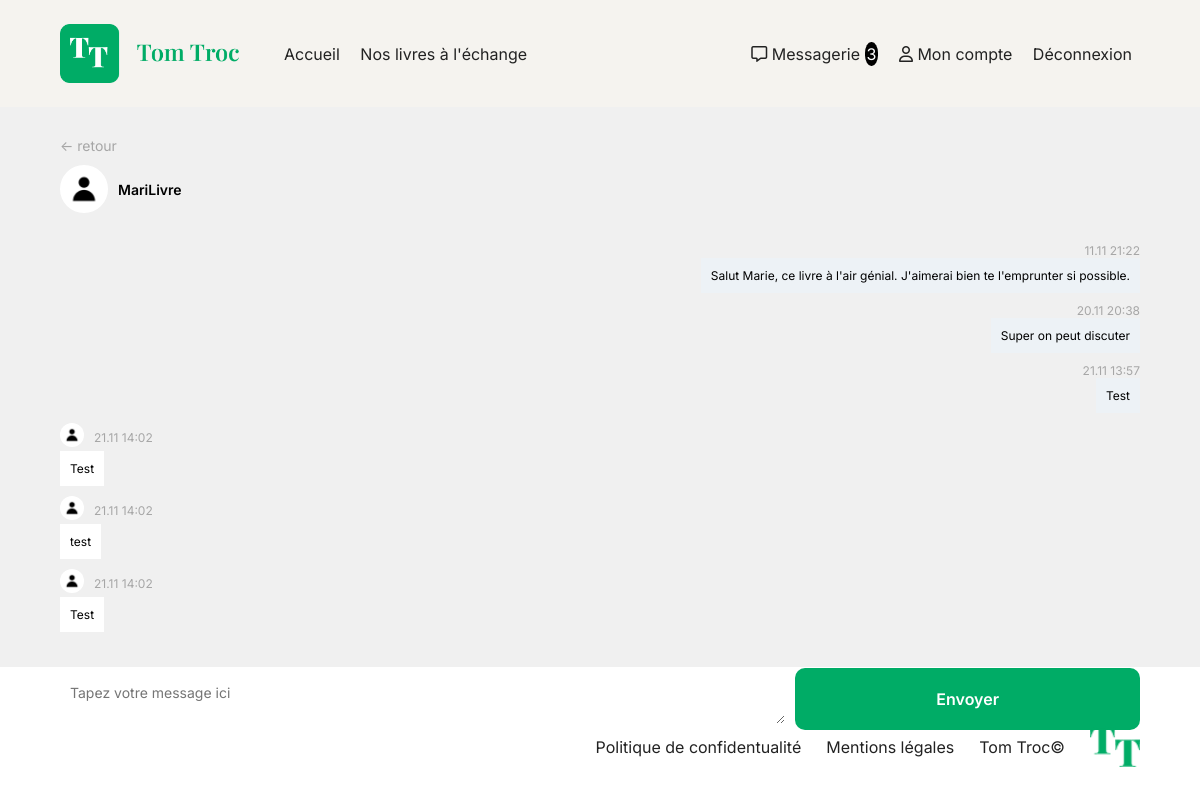
/index.php?action=conversation&id=2 (signed in), run on the app's committed database.
### tables this page shows
CREATE TABLE `messages` (
  `id` bigint(20) UNSIGNED NOT NULL,
  `conversation_id` bigint(20) UNSIGNED NOT NULL,
  `sender_id` bigint(20) UNSIGNED NOT NULL,
  `content` text NOT NULL,
  `created_at` datetime NOT NULL DEFAULT current_timestamp(),
  `read_at` datetime DEFAULT NULL
);

### views/View.php (called while the page is built, shortened)
<?php
class View
{
    public function render(string $viewName, array $params = []) : void
    {
        $viewPath = $this->buildViewPath($viewName);
        $content = $this->_renderViewFromTemplate($viewPath, $params);
    }
    private function buildViewPath(string $viewName) : string
    {
        $viewName = ltrim($viewName, '/');
        $path = TEMPLATE_VIEW_PATH . $viewName . '.php';
        return $path;
    }
    private function _renderViewFromTemplate(string $viewPath, array $params = []) : string
    {
        require $viewPath;
        return ob_get_clean();
    }
}

### controllers/MessageController.php (called while the page is built, shortened)
<?php
class MessageController
{
    private function requiredAuth(): int
    {
        return Utils::requireAuth();
    }
    public function showConversation(): void
    {
        $user_id = $this->requiredAuth();
        $conversation_id = (int)(Utils::request('id', 0));
        $conversationRepo = new ConversationRepository();
        $other_user_id    = $conversationRepo->getOtherUserId($conversation_id, $user_id);
        $userRepo   = new UserRepository();
        $other_user = $userRepo->findById($other_user_id);
        $messageRepo = new MessageRepository();
        $messages    = $messageRepo->getMessages($conversation_id);
        $view = new View('Tom Troc - Discussion');
        $view->render('discussion', [
            'messages'        => $messages,
            'conversation_id' => $conversation_id,
            'user_id'         => $user_id,
            'other_user_id'   => $other_user_id,
            'other_username'  => $other_user->getUsername(),
            'other_image_url' => $other_user->getImageUrl(),
        ]);
    }
}

### index.php (called while the page is built, shortened)
<?php
$action = Utils::request('action', 'home');
try {
    switch ($action) {
        case 'conversation':
            $messageController = new MessageController();
            $messageController->showConversation();
            break;
    }
} catch (Exception $e) {
    $view = new View('Troc Tom - Erreur');
    $view->render('error', ['message' => $e->getMessage()]);
}

### models/Repositories/DBManager.php (called while the page is built, shortened)
<?php
class DBManager
{
    private static $instance;
    private $db;
    private function __construct()
    {
        $this->db = new PDO('mysql:host=' . DB_HOST . ';dbname=' . DB_NAME . ';charset=utf8', DB_USER, DB_PASS);
        $this->db->setAttribute(PDO::ATTR_ERRMODE, PDO::ERRMODE_EXCEPTION);
        $this->db->setAttribute(PDO::ATTR_DEFAULT_FETCH_MODE, PDO::FETCH_ASSOC);
    }
    public static function getInstance() : DBManager
    {
        if (!self::$instance) {
            self::$instance = new DBManager();
        }
        return self::$instance;
    }
    public function getPDO() : PDO
    {
        return $this->db;
    }
}

### services/Utils.php (called while the page is built, shortened)
<?php
class Utils
{
    public static function request(string $key, $default = null) {
        return $_REQUEST[$key] ?? $default;
    }
    public static function requireAuth(): int {
        return (int)$_SESSION['user_id'];
    }
}

### models/Repositories/ConversationRepository.php (called while the page is built, shortened)
<?php
class ConversationRepository {
    private \PDO $pdo;
    public function __construct() {
        $this->pdo = DBManager::getInstance()->getPDO();
    }
    public function getOtherUserId(int $conversation_id, int $user_id) : ?int
    {
        $sql = "SELECT CASE
                    WHEN user1_id = :user_id THEN user2_id
                    WHEN user2_id = :user_id THEN user1_id
                    ELSE NULL
                END AS other_user_id
                FROM conversations
                WHERE id = :conversation_id";
        $statement = $this->pdo->prepare($sql);
        $statement->execute([
            ':conversation_id' => $conversation_id,
            ':user_id' => $user_id
        ]);
        $result = $statement->fetch();
        return $result ? (int)$result['other_user_id'] : null;
    }
}

### models/Repositories/MessageRepository.php (called while the page is built, shortened)
<?php
class MessageRepository
{
    private \PDO $pdo;
    public function __construct()
    {
        $this->pdo = DBManager::getInstance()->getPDO();
    }
    public function getMessages(int $conversation_id): array
    {
        $sql = "SELECT
                    m.id,
                    m.conversation_id,
                    m.sender_id,
                    m.content,
                    m.created_at,
                    m.read_at,
                    u.username AS sender_username
                FROM messages m
                JOIN users u ON m.sender_id = u.id
                WHERE m.conversation_id = :conversation_id
                ORDER BY m.created_at ASC";
        $statement = $this->pdo->prepare($sql);
        $statement->execute([':conversation_id' => $conversation_id]);
        $messages = $statement->fetchAll(PDO::FETCH_CLASS, Message::class);
        return $messages ?: [];
    }
}

### models/Entities/Message.php (called while the page is built, shortened)
<?php
class Message
{
    private int $sender_id;
    private string $content;
    private string $created_at;
    public function getSender_id(): int
    {
        return $this->sender_id;
    }
    public function getContent(): string
    {
        return $this->content;
    }
    public function getCreated_at(): string
    {
        return $this->created_at;
    }
}

### views/templates/discussion.php (the view, shortened to what this page needs)
<div class="discution-container">
    <a href="index.php?action=inbox" class="discution-goBack"><- retour</a>
    <div>
        <a href="index.php?action=publicProfile&user_id=<?= htmlspecialchars($other_user_id); ?>"  class="discution-otherUserInfo" >
            <img src="<?= htmlspecialchars($other_image_url ?? '../../images/profile-default.jpg') ?>" alt="Avatar" class="discussion-otherUserImg">
            <p class="discussion-otherUser"><?= htmlspecialchars($other_username) ?></p>
        </a>
    </div>
    <div class="discussion-messages-container" id="messagesContainer">
        <?php if (empty($messages)): ?>
            <p>Aucun message dans cette conversation.</p>
        <?php else: ?>
            <?php foreach ($messages as $message): ?>
                <?php
                    $isSent = ($message->getSender_id() === $user_id);
                    $formattedDate = '';
                    if ($message->getCreated_at()) {
                        $dt = new DateTime($message->getCreated_at());
                        $formattedDate = htmlspecialchars($dt->format('d.m H:i'));
                    }
                    $avatarUrl = $other_user_image_url ?? '../images/profile-default.jpg';
                ?>
                <div class="message-item <?= $isSent ? 'sent' : 'received'; ?>">
                    <?php if ($isSent): ?>
                        <div class="message-bubble sent-bubble">
                            <span class="message-time">
                                <?= $formattedDate; ?>
                            </span>
                            <p class="message-text message-sent">
                                <?= htmlspecialchars($message->getContent()); ?>
                            </p>
                        </div>
                    <?php else: ?>
                        <div class="message-bubble received-bubble">
                            <div class="message-header">
                                <a href="index.php?action=publicProfile&user_id=<?= htmlspecialchars($other_user_id); ?>" >
                                    <img
                                        src="<?= htmlspecialchars($avatarUrl); ?>"
                                        alt="avatar"
                                        class="message-avatar"
                                    >
                                </a>
                                <span class="message-time">
                                    <?= $formattedDate; ?>
                                </span>
                            </div>
                            <p class="message-text message-received">
                                <?= htmlspecialchars($message->getContent()); ?>
                            </p>
                        </div>
                    <?php endif; ?>
                </div>
            <?php endforeach; ?>
        <?php endif; ?>
    </div>
    <div>
        <form method="post" action="index.php?action=sendMessage" class="discussion-message-form">
            <textarea name="content" placeholder="Tapez votre message ici" class="discussion-input" required></textarea>
            <button type="submit" class="home-button-present dicussion-button">Envoyer</button>
        </form>
    </div>
</div>

### css/style.css (style rules this page uses)
:root { --titleFont: "Playfair Display", serif; --textFont: "Inter", sans-serif; --principalGreen: #00AC66; --hoverGreen: #006D41; --backgroundGrey: #F5F3EF; --textGrey: #A6A6A6; --backgroundWhite: #F0F0F0; --ableGreen: #6DC5A1; --disableRed: #C56D6D; }
* { margin: 0; padding: 0; box-sizing: border-box; }
.home-button-present { width: 90%; padding: 7%; margin-left: 5%; background-color: var(--principalGreen); border: none; border-radius: 10px; margin-top: 30px; color: white; font-family: var(--textFont); font-weight: 600; font-size: 16px; }
.discution-container { height: 70vh; width: 90%; margin: auto; padding-top: 30px; }
.discution-goBack { font-family: var(--textFont); font-size: 14px; font-weight: 400; color: var(--textGrey); text-decoration: none; }
.discution-otherUserInfo { display: flex; align-items: center; margin-top: 10px; text-decoration: none; color: black; }
.discussion-otherUserImg { width: 48px; height: 48px; border-radius: 50%; }
.discussion-otherUser { font-family: var(--textFont); font-size: 14px; font-weight: 600; margin-left: 10px; }
.discussion-messages-container { height: 40vh; overflow-y: auto; margin-top: 20px; }
.message-item { margin: 10px 0 10px 0; }
.message-header { display: flex; align-items: center; gap: 10px; }
.message-avatar { width: 24px; height: 24px; border-radius: 50%; }
.message-time { font-family: var(--textFont); font-size: 12px; font-weight: 400; color: var(--textGrey); }
.message-text { max-width: 75%; font-family: var(--textFont); font-weight: 400; font-size: 12px; padding: 10px; }
.message-sent { background-color: #EDF2F6; }
.message-received { background: white; }
.sent-bubble { display: flex; flex-direction: column; align-items: end; }
.received-bubble { display: flex; flex-direction: column; align-items: start; }
.discussion-message-form { display: flex; flex-direction: column; gap: 10px; }
.discussion-input { width: 100%; height: 50px; border: none; border-radius: 6px; background: white; padding: 10px; font-family: var(--textFont); font-size: 14px; }
.dicussion-button { width: 100%; padding: 4%; margin-left: 0; margin-top: 0; }
@media screen and (min-width: 1024px) { .home-button-present { width: 46%; padding: 21px; margin-left: 0; cursor: pointer; transition: all 0.3s ease; } }
@media screen and (min-width: 1024px) { .discussion-message-form { flex-direction: row; align-items: center; margin-top: 35px; } }
@media screen and (min-width: 1024px) { .discussion-messages-container { height: 50vh; } }

### data on the page
messages: created_at "11.11 21:22", content "Salut Marie, ce livre à l'air génial. J'aimerai bien te l'emprunter si possible."
messages: created_at "20.11 20:38", content "Super on peut discuter"
messages: created_at "21.11 13:57", content "Test"
messages: created_at "21.11 14:02", content "Test"
messages: created_at "21.11 14:02", content "test"
messages: created_at "21.11 14:02", content "Test"

### other printed values
$unreadCount "3"
$other_username "MariLivre"
